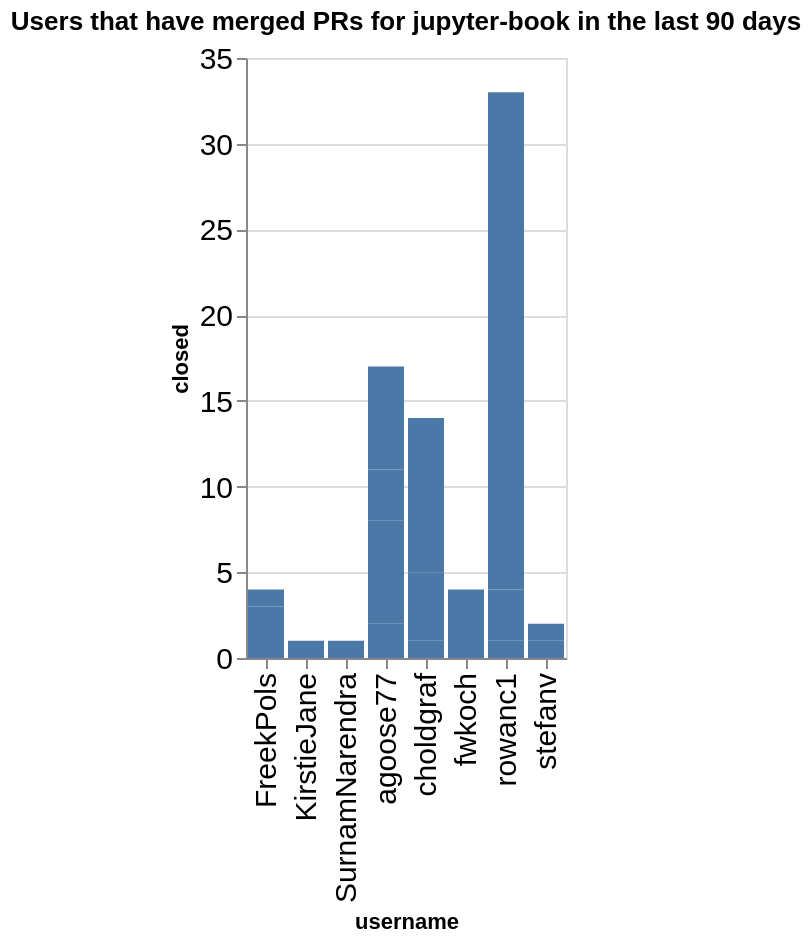

The code cell stored with this chart in its notebook:
### Code cell
charts = []
title = f"Users that have merged PRs for {github_org} in the last {n_days} days"
ch = alt.Chart(data=closed_by_repo.replace(np.nan, 0), title=title).mark_bar().encode(
    x='username',
    y='closed',
)
ch

### Figure 1 — Vega-Lite specification as saved in the notebook (floating-point values rounded to 4 significant figures)
{"config": {"axisLeft": {"labelFontSize": 15}, "axisBottom": {"labelFontSize": 15}}, "data": {"name": "data-f941c4bf3d5fba4ed73fa05d78199c6a"}, "mark": {"type": "bar"}, "encoding": {"x": {"field": "username", "type": "nominal"}, "y": {"field": "closed", "type": "quantitative"}}, "title": "Users that have merged PRs for jupyter-book in the last 90 days", "$schema": "https://vega.github.io/schema/vega-lite/v5.20.1.json", "datasets": {"data-f941c4bf3d5fba4ed73fa05d78199c6a": [{"name": "blog", "username": "agoose77", "closed": 2}, {"name": "blog", "username": "choldgraf", "closed": 1}, {"name": "jupyter-book", "username": "KirstieJane", "closed": 1}, {"name": "jupyter-book", "username": "SurnamNarendra", "closed": 1}, {"name": "jupyter-book", "username": "agoose77", "closed": 6}, {"name": "jupyter-book", "username": "choldgraf", "closed": 4}, {"name": "jupyter-book", "username": "rowanc1", "closed": 1}, {"name": "jupyterlab-myst", "username": "agoose77", "closed": 3}, {"name": "myst-plugins", "username": "FreekPols", "closed": 3}, {"name": "myst-theme", "username": "agoose77", "closed": 3}, {"name": "myst-theme", "username": "rowanc1", "closed": 3}, {"name": "myst-theme", "username": "stefanv", "closed": 1}, {"name": "mystmd", "username": "FreekPols", "closed": 1}, {"name": "mystmd", "username": "agoose77", "closed": 3}, {"name": "mystmd", "username": "choldgraf", "closed": 9}, {"name": "mystmd", "username": "fwkoch", "closed": 4}, {"name": "mystmd", "username": "rowanc1", "closed": 29}, {"name": "mystmd", "username": "stefanv", "closed": 1}]}}
